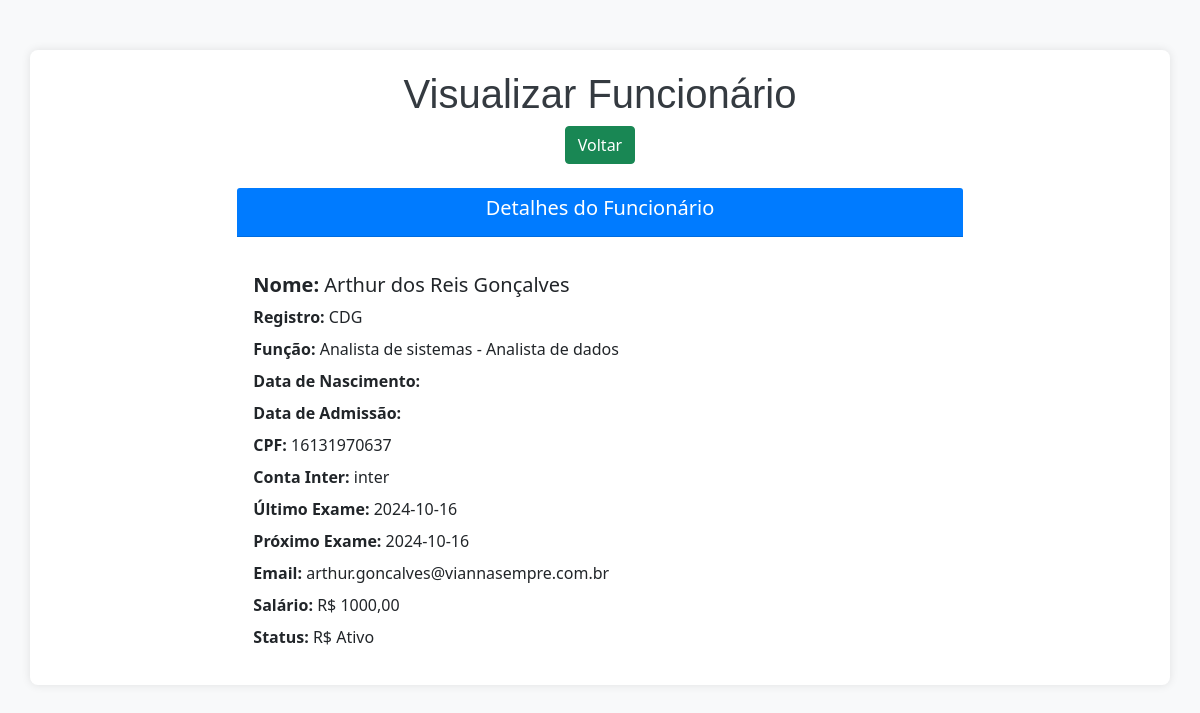
Page /view/1/ on the earlier database version.
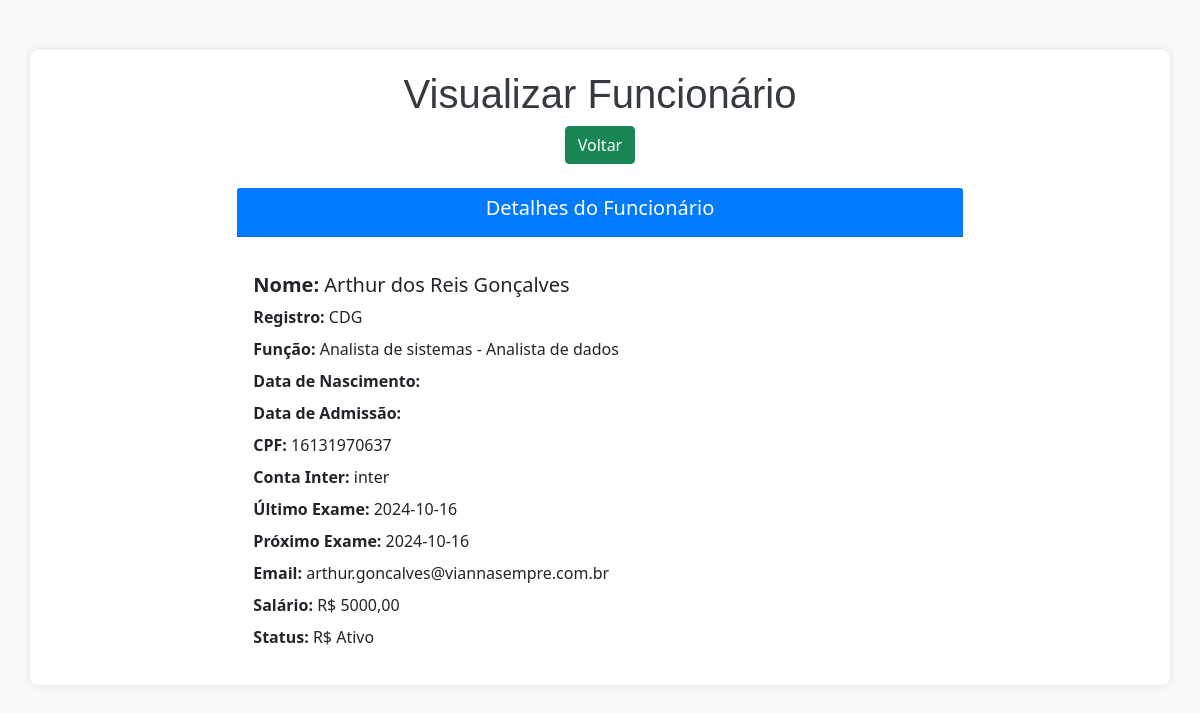
Same page on the later database version.
### app/models.py (models this page shows, shortened)
class Funcionarios(models.Model):
    cpf_validator = RegexValidator(
        r'^\d{11}$',
        'O CPF deve ter 11 dígitos numéricos.'
    )
    def validate_date_format(value):
        """Valida se o campo segue o formato de data 'YYYY-MM-DD'."""
        if not re.match(r'\d{4}-\d{2}-\d{2}', value):
            raise ValidationError('A data deve estar no formato YYYY-MM-DD.')
    nome = models.CharField(max_length=150, verbose_name='Nome')
    registro = models.CharField(max_length=50, verbose_name='Registro')
    funcao = models.CharField(max_length=100, verbose_name='Função')
    data_nascimento = models.CharField(
        max_length=100,
        verbose_name='Data de Nascimento',
        validators=[validate_date_format]
    )
    data_admissao = models.CharField(
        max_length=100,
        verbose_name='Data de Admissão',
        validators=[validate_date_format]
    )
    cpf = models.CharField(max_length=11, validators=[cpf_validator], unique=True, verbose_name='CPF')
    conta_inter = models.CharField(max_length=20, verbose_name='Conta Inter')
    ultimo_exame = models.CharField(
        max_length=100,
        null=True,
        blank=True,
        verbose_name='Último Exame',
        validators=[validate_date_format]
    )
    proximo_exame = models.CharField(
        max_length=100,
        null=True,
        blank=True,
        verbose_name='Próximo Exame',
        validators=[validate_date_format]
    )
    email = models.EmailField(max_length=100, validators=[EmailValidator()], unique=True, verbose_name='Email')
    salario = models.DecimalField(max_digits=10, decimal_places=2, verbose_name='Salário')
    status = models.CharField(max_length=50, verbose_name='Status')
    cargo = models.CharField(max_length=50, verbose_name='Status')

### app/views.py (the view)
# urls.py: path('view/<int:pk>/', view, name='view'),
def view(request, pk):
    funcionario = get_object_or_404(Funcionarios, pk=pk)
    return render(request, 'Funcionarios/view.html', {'db': funcionario})

### app/templates/Funcionarios/view.html (shortened to what this page needs)
<!DOCTYPE html>
<html lang="pt-br">
<head>
    <link href="https://cdn.jsdelivr.net/npm/bootstrap@5.0.2/dist/css/bootstrap.min.css" rel="stylesheet">
</head>
<body>
    <div class="container">
        <div class="text-center mb-4">
            <h1>Visualizar Funcionário</h1>
            <a href="/indexFuncionarios" class="btn btn-success">Voltar</a>
        </div>
        <div class="row justify-content-center">
            <div class="col-md-8">
                <div class="card">
                    <div class="card-header text-center">
                        <h5>Detalhes do Funcionário</h5>
                    </div>
                    <div class="card-body">
                        <h5 class="card-title"><strong>Nome:</strong> {{ db.nome }}</h5>
                        <p class="card-text"><strong>Registro:</strong> {{ db.registro }}</p>
                        <p class="card-text"><strong>Função:</strong> {{ db.funcao }}</p>
                        <p class="card-text"><strong>Data de Nascimento:</strong> {{ db.data_nascimento|date:"d/m/Y" }}</p>
                        <p class="card-text"><strong>Data de Admissão:</strong> {{ db.data_admissao|date:"d/m/Y" }}</p>
                        <p class="card-text"><strong>CPF:</strong> {{ db.cpf }}</p>
                        <p class="card-text"><strong>Conta Inter:</strong> {{ db.conta_inter }}</p>
                        <p class="card-text"><strong>Último Exame:</strong> {{ db.ultimo_exame}}</p>
                        <p class="card-text"><strong>Próximo Exame:</strong> {{ db.proximo_exame}}</p>
                        <p class="card-text"><strong>Email:</strong> {{ db.email }}</p>
                        <p class="card-text"><strong>Salário:</strong> R$ {{ db.salario }}</p>
                        <p class="card-text"><strong>Status:</strong> R$ {{ db.status }}</p>
                    </div>
                </div>
            </div>
        </div>
    </div>
</body>
</html>

Differences in the rows shown:
changed Funcionarios "Arthur dos Reis Gonçalves": salario "1000,00" → "5000,00"
